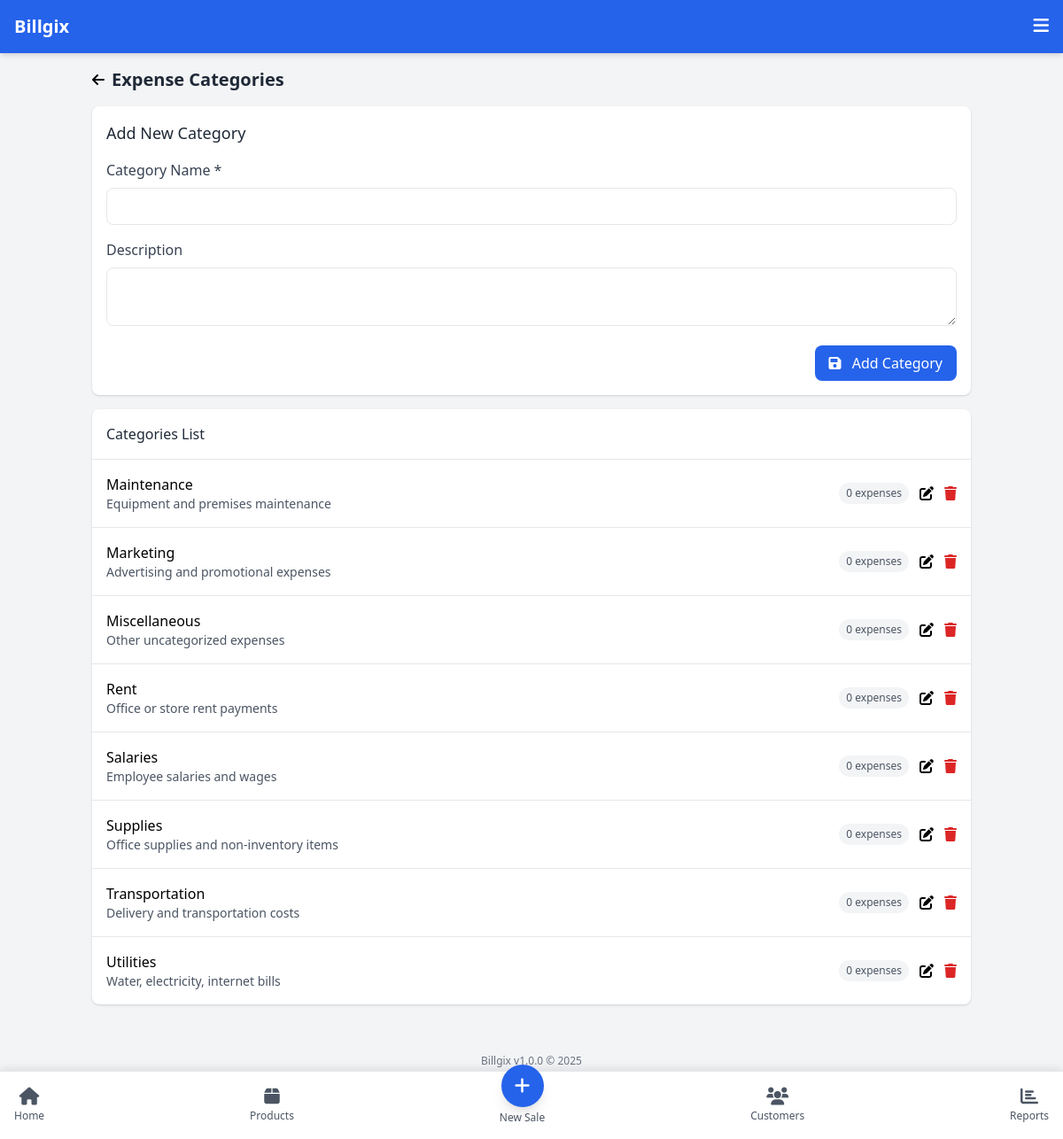
Page /modules/expenses/categories.php on the committed database.
### tables this page shows
CREATE TABLE IF NOT EXISTS expense_categories (
    id INT AUTO_INCREMENT PRIMARY KEY,
    name VARCHAR(100) NOT NULL,
    description TEXT
);

### includes/db.php (called while the page is built, shortened)
<?php
class Database {
    private $conn;
    public function __construct() {
        try {
            $this->conn = new PDO(
                "mysql:host=" . DB_HOST . ";dbname=" . DB_NAME,
                DB_USER,
                DB_PASS,
                array(PDO::ATTR_ERRMODE => PDO::ERRMODE_EXCEPTION)
            );
        } catch(PDOException $e) {
            echo "Connection Error: " . $e->getMessage();
            exit;
        }
    }
    public function query($sql, $params = []) {
        $stmt = $this->conn->prepare($sql);
        $stmt->execute($params);
        return $stmt;
    }
    public function select($sql, $params = []) {
        $stmt = $this->query($sql, $params);
        return $stmt->fetchAll(PDO::FETCH_ASSOC);
    }
}
$db = new Database();
?>

### modules/expenses/categories.php (the view, shortened to what this page needs)
<?php
$basePath = '../../';
include $basePath . 'includes/header.php';
$categories = $db->select("SELECT c.*,
                          (SELECT COUNT(*) FROM expenses WHERE categoryId = c.id) as expenseCount
                          FROM expense_categories c
                          ORDER BY c.name ASC");
$editCategory = null;
?>
<div class="mb-6">
    <div class="flex items-center mb-4">
        <a href="list.php" class="mr-2 text-slate-950">
            <i class="fas fa-arrow-left"></i>
        </a>
        <h2 class="text-xl font-bold text-gray-800">Expense Categories</h2>
    </div>
    <div class="bg-white rounded-lg shadow p-4 mb-4">
        <h3 class="text-lg font-medium text-gray-800 mb-4">
            <?= $editCategory ? 'Edit Category' : 'Add New Category' ?>
        </h3>
        <form method="POST" class="space-y-4">
            <div>
                <label for="name" class="block text-gray-700 font-medium mb-2">Category Name *</label>
                <input type="text" id="name" name="name" class="w-full p-2 border rounded-lg focus:outline-none focus:ring-2 focus:ring-blue-500" required value="<?= $editCategory ? $editCategory['name'] : '' ?>">
            </div>
            <div>
                <label for="description" class="block text-gray-700 font-medium mb-2">Description</label>
                <textarea id="description" name="description" rows="2" class="w-full p-2 border rounded-lg focus:outline-none focus:ring-2 focus:ring-blue-500"><?= $editCategory ? $editCategory['description'] : '' ?></textarea>
            </div>
            <div class="flex justify-end space-x-2">
                <button type="submit" class="bg-blue-600 text-white py-2 px-4 rounded-lg hover:bg-blue-700 transition">
                    <i class="fas fa-save mr-2"></i> <?= $editCategory ? 'Update' : 'Add' ?> Category
                </button>
            </div>
        </form>
    </div>
    <div class="bg-white rounded-lg shadow overflow-hidden">
        <div class="p-4 border-b">
            <h3 class="text-md font-medium text-gray-800">Categories List</h3>
        </div>
        <?php if (count($categories) > 0): ?>
        <ul class="divide-y">
            <?php foreach($categories as $category): ?>
            <li class="p-4">
                <div class="flex justify-between items-center">
                    <div>
                        <p class="font-medium"><?= $category['name'] ?></p>
                        <?php if (!empty($category['description'])): ?>
                        <p class="text-sm text-gray-600"><?= $category['description'] ?></p>
                        <?php endif; ?>
                    </div>
                    <div class="flex items-center space-x-3">
                        <span class="text-xs py-1 px-2 bg-gray-100 rounded-full text-gray-600">
                            <?= $category['expenseCount'] ?> expense<?= $category['expenseCount'] != 1 ? 's' : '' ?>
                        </span>
                        <a href="?edit=<?= $category['id'] ?>" class="text-slate-950">
                            <i class="fas fa-edit"></i>
                        </a>
                        <?php if ($category['expenseCount'] == 0): ?>
                        <a href="#" class="text-red-600 delete-category" data-id="<?= $category['id'] ?>">
                            <i class="fas fa-trash"></i>
                        </a>
                        <?php else: ?>
                        <span class="text-gray-400 cursor-not-allowed">
                            <i class="fas fa-trash"></i>
                        </span>
                        <?php endif; ?>
                    </div>
                </div>
            </li>
            <?php endforeach; ?>
        </ul>
        <?php else: ?>
        <div class="p-4 text-center text-gray-500">
            No categories found
        </div>
        <?php endif; ?>
    </div>
</div>
<nav class="fixed bottom-0 left-0 right-0 bg-white border-t flex justify-between items-center p-2 bottom-nav">
    <a href="../../index.php" class="flex flex-col items-center p-2 text-gray-600">
        <i class="fas fa-home text-xl"></i>
        <span class="text-xs mt-1">Home</span>
    </a>
    <a href="../products/list.php" class="flex flex-col items-center p-2 text-gray-600">
        <i class="fas fa-box text-xl"></i>
        <span class="text-xs mt-1">Products</span>
    </a>
    <a href="../sales/add.php" class="flex flex-col items-center p-2 text-gray-600">
        <div class="bg-blue-600 text-white rounded-full w-12 h-12 flex items-center justify-center -mt-6 shadow-lg">
            <i class="fas fa-plus text-xl"></i>
        </div>
        <span class="text-xs mt-1">New Sale</span>
    </a>
    <a href="../customers/list.php" class="flex flex-col items-center p-2 text-gray-600">
        <i class="fas fa-users text-xl"></i>
        <span class="text-xs mt-1">Customers</span>
    </a>
    <a href="../reports/expenses.php" class="flex flex-col items-center p-2 text-gray-600">
        <i class="fas fa-chart-bar text-xl"></i>
        <span class="text-xs mt-1">Reports</span>
    </a>
</nav>
<?php
include $basePath . 'includes/footer.php';
?>

### includes/header.php (shortened to what this page needs)
<!DOCTYPE html>
<html lang="en">
<head>
    <link href="https://cdn.jsdelivr.net/npm/tailwindcss@2.2.19/dist/tailwind.min.css" rel="stylesheet">
    <link rel="stylesheet" href="https://cdnjs.cloudflare.com/ajax/libs/font-awesome/6.0.0-beta3/css/all.min.css">
</head>
<body class="bg-gray-100 min-h-screen pb-16">
    <header class="bg-blue-600 text-white p-4 sticky top-0 z-10 shadow-md">
        <div class="flex justify-between items-center">
            <h1 class="text-xl font-bold"><?= APP_NAME ?></h1>
            <div>
                <button id="menuButton" class="focus:outline-none">
                    <i class="fas fa-bars text-xl"></i>
                </button>
            </div>
        </div>
    </header>
    <main class="container mx-auto p-4">

### includes/footer.php (shortened to what this page needs)
<?php
echo '</main>';
echo '<footer class="text-center text-xs text-gray-500 py-4 mt-auto">
        <p>' . APP_NAME . ' v' . APP_VERSION . ' &copy; ' . date('Y') . '</p>
      </footer>';
echo '</body></html>';
?>

### includes/header.php (style rules this page uses)
body { touch-action: manipulation; -webkit-tap-highlight-color: transparent; -webkit-touch-callout: none; overscroll-behavior: none; }
.bottom-nav { box-shadow: 0 -2px 10px rgba(0, 0, 0, 0.1); }

### rows in the picture
expense_categories: name "Maintenance", description "Equipment and premises maintenance", expenseCount "0"
expense_categories: name "Marketing", description "Advertising and promotional expenses", expenseCount "0"
expense_categories: name "Miscellaneous", description "Other uncategorized expenses", expenseCount "0"
expense_categories: name "Rent", description "Office or store rent payments", expenseCount "0"
expense_categories: name "Salaries", description "Employee salaries and wages", expenseCount "0"
expense_categories: name "Supplies", description "Office supplies and non-inventory items", expenseCount "0"
expense_categories: name "Transportation", description "Delivery and transportation costs", expenseCount "0"
expense_categories: name "Utilities", description "Water, electricity, internet bills", expenseCount "0"

### other values in the picture
APP_NAME "Billgix"
APP_VERSION "1.0.0"
